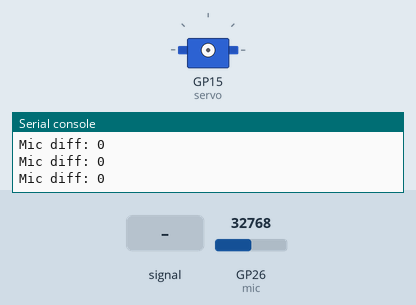
Simulated run of this program. Board: Raspberry Pi Pico running MicroPython. Parts: servo, the last lines printed to the serial console. The inputs (shaded band) are chosen by the test bench; at power-on: GP26 (mic) = 32768 (analog values on the 0–65535 scale). Servo angles are drawn from the pulse width (0.5 ms = 0°, 2.5 ms = 180°).

Above: at 1.2 s.
1.3 s: GP26 (mic) fed a 200 Hz sine of ±5242 counts around its level
At 1.46 s:
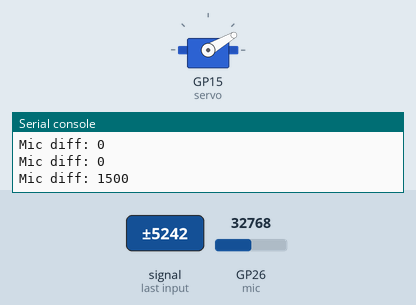
7.3 s: GP26 (mic) set to 33472
10.3 s: GP26 (mic) set to 32960
At 11.4 s:
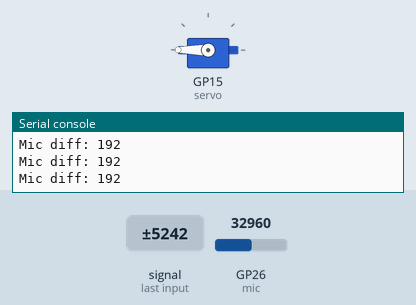
13.3 s: GP26 (mic) fed a 1000 Hz sine of ±16383 counts around its level
At 13.56 s:
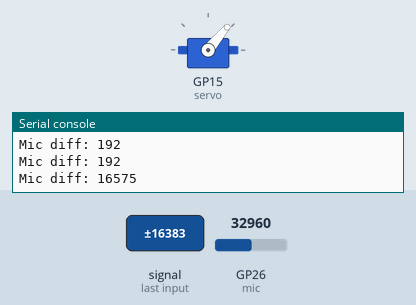
Timing chart, 0 to 17.3 s (numbered marks = the images above; inputs shaded):
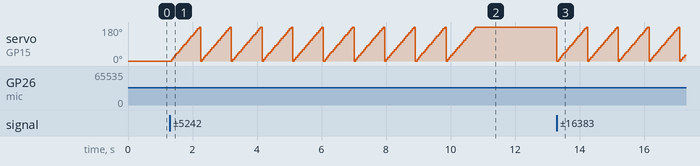

The program:

soundsensor_servo.py
```python
from machine import Pin, PWM, ADC
import utime

mic = ADC(26)  # AO connected to GP26

# Configure PWM on GP15
servo = PWM(Pin(15))
servo.freq(50)  # 50 Hz for standard servos

BASELINE = mic.read_u16()  # get initial bias

# Helper function to set angle (0-180)
def set_angle(angle):
    # Convert angle to duty cycle (approx 0.5ms - 2.5ms pulse)
    duty = int((angle / 180 * 2000) + 500)  # 500-2500 µs
    servo.duty_u16(int(duty * 65535 / 20000))  # Scale to 16-bit

# Sweep demo
while True:
    value = mic.read_u16()
    diff = abs(value - BASELINE)

    print("Mic diff:", diff)

    if diff > 200:   # adjust threshold
        for angle in range(0, 181, 10):
            set_angle(angle)
            utime.sleep(0.05)
```

Measured:
- after the input at 1.3 s, servo on GP15 (servo): 0° → 10° after 0.05 s, then repeats every 0.95 s: 20° 0.05 s, 30° 0.05 s, 40° 0.05 s, 50° 0.05 s, 60° 0.05 s, 70° 0.05 s, 80° 0.05 s, 90° 0.05 s, 100° 0.05 s, 110° 0.05 s, 120° 0.05 s, 130° 0.05 s, 140° 0.05 s, 150° 0.05 s, 160° 0.05 s, 170° 0.05 s, 180° 0.05 s, 0° 0.05 s, 10° 0.05 s
- after the input at 10.3 s, servo on GP15 (servo): goes on until 10.8 s, then stays 180°
- after the input at 13.3 s, servo on GP15 (servo): 180° → 0° at once, then repeats every 0.95 s: 10° 0.05 s, 20° 0.05 s, 30° 0.05 s, 40° 0.05 s, 50° 0.05 s, 60° 0.05 s, 70° 0.05 s, 80° 0.05 s, 90° 0.05 s, 100° 0.05 s, 110° 0.05 s, 120° 0.05 s, 130° 0.05 s, 140° 0.05 s, 150° 0.05 s, 160° 0.05 s, 170° 0.05 s, 180° 0.05 s, 0° 0.05 s
